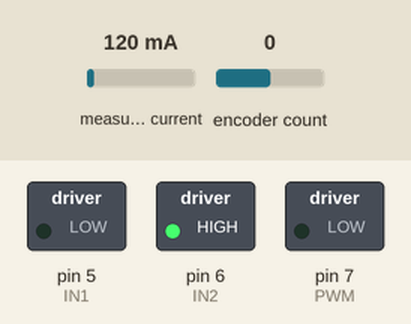
This sketch was run on a simulated Arduino Uno, built for the host (arithmetic inside an expression is 32-bit, double 64-bit). On the bench: switched loads named in the sketch (green lamp = pin HIGH). Inputs (shaded band) come from the test bench; at power-on: measured current 120 mA, encoder count 0. What the sketch prints to the serial monitor is not drawn.

Above: at 0.1 s.
At 1.0 s:
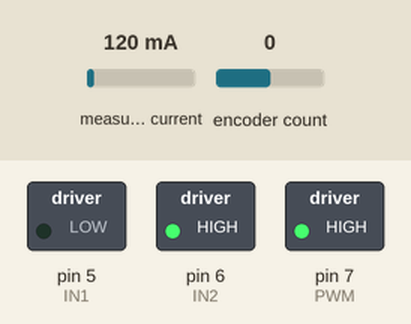
Timing chart, 0 to 2.5 s (numbered marks = the images above):
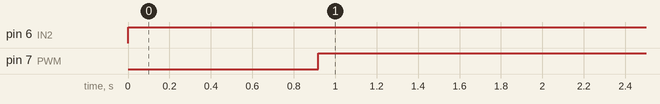

Measured:
- by itself, pin 6 (IN2): LOW → HIGH at 0.00 s
- by itself, pin 7 (PWM): LOW → HIGH at 0.92 s

The sketch:

Motor_Speed_Control.ino
```cpp
#include <util/atomic.h>
#include <Encoder.h>
#include <math.h>
#include "INA219.h"

// Pins
#define ENCA 18
#define ENCB 19
#define PWM 7
#define IN1 5
#define IN2 6

// globals
long prevT = 0;
long posPrev = 0;

Encoder myEnc(ENCA, ENCB);
INA219 INA(0x40);

float vFilt = 0;
float vFiltPrev = 0;
float vFiltPrevPrev = 0;
float vPrev = 0;
float vPrevPrev = 0;

float eintegral = 0;
float samples_no_current = 0;

void setup() {
  Serial.begin(115200);

  pinMode(PWM,OUTPUT);
  pinMode(IN1,OUTPUT);
  pinMode(IN2,OUTPUT);

    Wire.begin();
    if (!INA.begin() )
    {
      Serial.println("Could not connect. Fix and Reboot");
    }
    INA.setMaxCurrentShunt(3.2, 0.1);
    INA.setShuntSamples(7);
}

void loop() {

  long pos = 0;
  pos = myEnc.read();

  // Compute velocity
  long currT = micros();
  float deltaT = ((float) (currT-prevT))/1.0e6;
  float velocity = (pos - posPrev)/deltaT;
  posPrev = pos;
  prevT = currT;

  // Convert count/s to cm/s
  float v = velocity * (2 * M_PI / 28080) * 6;

  // 2nd order Low-pass filter (10 Hz cutoff)
  vFilt = 0.07384 * v + 0.14768 * vPrev + 0.07384 * vPrevPrev + 1.09804 * vFiltPrev - 0.39341 * vFiltPrevPrev;
  vPrevPrev = vPrev;
  vPrev = v;
  vFiltPrevPrev = vFiltPrev;
  vFiltPrev = vFilt;

  // Set a target
  float vt = 10.0;  // rpm

  // Compute the control signal u
  float kp = 4;
  float ki = 2;
  float e = vt-vFilt;
  // eintegral = eintegral + e*deltaT;

  float u = 7*vt + kp*e + ki*eintegral;

// For integral windup
  if (fabs(u) < 255 || u*e < 0) {
    eintegral += e * deltaT;
  }

  if (fabs(INA.getCurrent_mA()) < 1)
  {
    samples_no_current += 1;
    if (samples_no_current > 10){
        eintegral = 0;
        samples_no_current = 0;
    }
  }
  else{
    samples_no_current = 0;
  }

  // Set the motor speed and direction
  int dir = 1;
  if (u<0){
    dir = -1;
  }
  int pwr = (int) fabs(u);
  if(pwr > 255){
    pwr = 255;
  }
  setMotor(dir,pwr,PWM,IN1,IN2);

  Serial.print(millis());
  Serial.print(" ");
  Serial.print(vt);
  Serial.print(" ");
  Serial.print(vFilt);
  Serial.print(" ");
  Serial.print(pos);
  Serial.print(" ");
  Serial.println(INA.getCurrent_mA(), 2);
  delay(10);
}

void setMotor(int dir, int pwmVal, int pwm, int in1, int in2){
  analogWrite(pwm,pwmVal); // Motor speed
  if(dir == -1){
    // Turn one way
    digitalWrite(in1,HIGH);
    digitalWrite(in2,LOW);
  }
  else if(dir == 1){
    // Turn the other way
    digitalWrite(in1,LOW);
    digitalWrite(in2,HIGH);
  }
  else{
    // Or dont turn
    digitalWrite(in1,LOW);
    digitalWrite(in2,LOW);
  }
}
```
